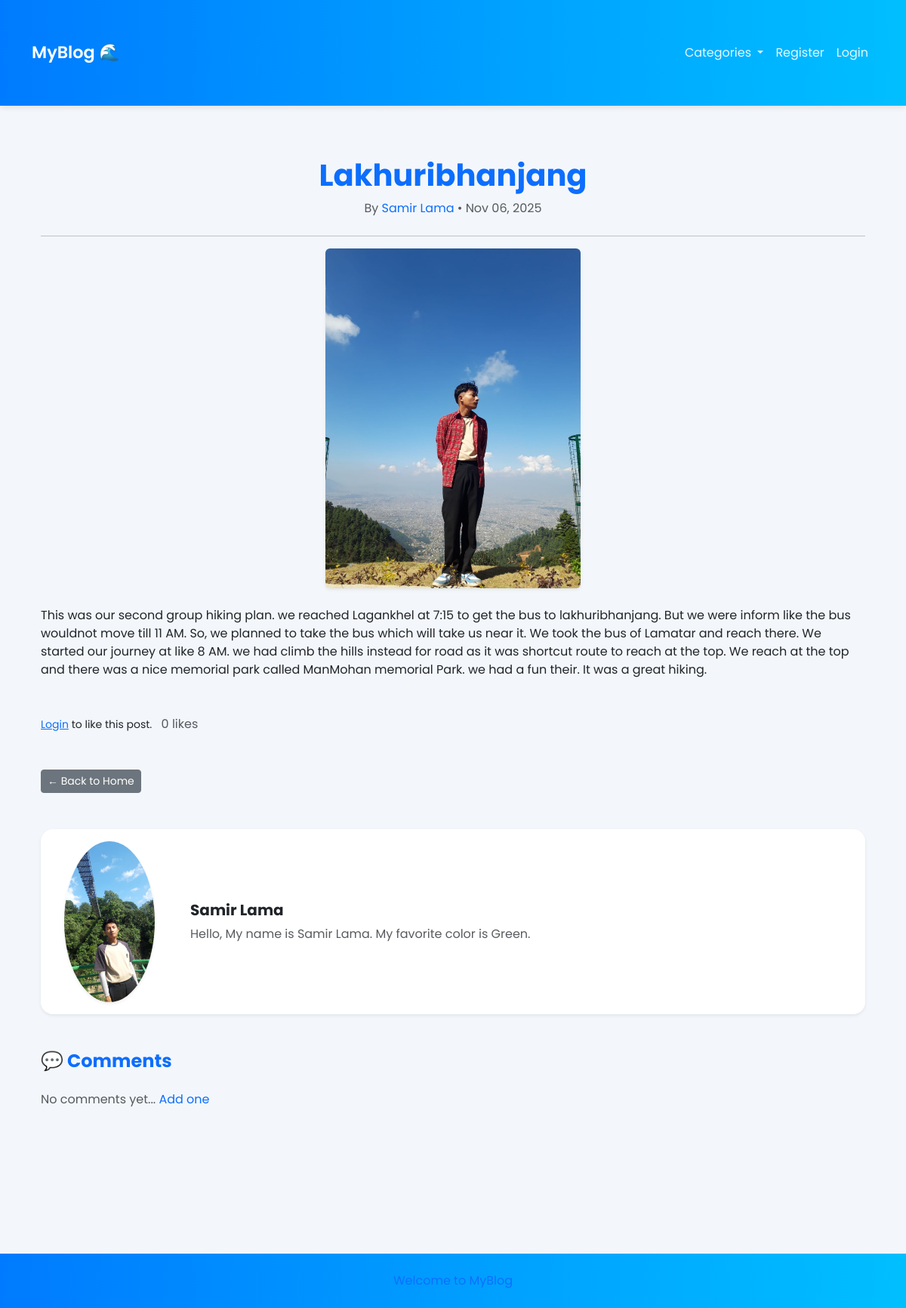
Screenshot of /article/17 with the database file from the repository.
### theblog/models.py (models this page shows, shortened)
class Post(models.Model):
  title = models.CharField(max_length=255)
  title_tag = models.CharField(max_length=255)
  author = models.ForeignKey(User, on_delete=models.CASCADE)
  body = RichTextField(blank = True, null= True)
  post_date = models.DateField(auto_now_add=True)
  category = models.CharField(max_length=255)
  snippet = models.CharField(max_length=255)
  likes = models.ManyToManyField(User, related_name='blog_post')
  header_image = models.ImageField(null=True, blank=True,upload_to="images/")
  def total_likes(self):
     return self.likes.count()

class Profile(models.Model):
   user = models.OneToOneField(User,null=True, on_delete=models.CASCADE)
   bio = models.TextField()
   profile_pic = models.ImageField(null=True, blank=True, upload_to="images/profile/")
   instagram_url = models.CharField(max_length=255, null= True, blank= True)
   facebook_url = models.CharField(max_length=255, null= True, blank= True)
   twitter_url = models.CharField(max_length=255, null= True, blank= True)
   website_url = models.CharField(max_length=255, null= True, blank= True)
   pinterest_url = models.CharField(max_length=255, null= True, blank= True)

### theblog/views.py (the view)
# urls.py: path('article/<int:pk>',ArticleDetailView.as_view(), name="article"),
class ArticleDetailView(DetailView):
  model = Post
  template_name = 'article_detail.html'
  def get_context_data(self, *args, **kwargs):
    cat_menu = Category.objects.all()
    context = super(ArticleDetailView, self).get_context_data(*args,**kwargs)
    stuff = get_object_or_404(Post, id=self.kwargs['pk'])
    total_likes = stuff.total_likes()
    liked = False
    if stuff.likes.filter(id=self.request.user.id).exists():
      liked = True
    context["cat_menu"] = cat_menu
    context['total_likes']= total_likes
    context ['liked'] = liked
    return context

### theblog/models.py (called while the page is built)
  def __str__(self):
    return self.name

### theblog/templates/article_detail.html (shortened to what this page needs)
{% extends "base.html" %}
{% load static %}
{% block content %}
<div class="container mt-5 mb-5">
  <div class="text-center mb-4">
    <h1 class="fw-bold text-primary">{{ post.title }}</h1>
    <p class="text-muted">
      By
      {% if post.author.profile %}
        <a href="{% url 'show_profile_page' post.author.profile.id %}" class="text-decoration-none text-primary">
          {{ post.author.first_name }} {{ post.author.last_name }}
        </a>
      {% else %}
        {{ post.author.first_name }} {{ post.author.last_name }}
      {% endif %}
      • {{ post.post_date|date:"M d, Y" }}
    </p>
  </div>
  <hr>
  {% if post.header_image %}
  <div class="text-center mb-4">
    <img src="{{ post.header_image.url }}" alt="Header image" class="img-fluid rounded shadow-sm" style="max-height: 450px; object-fit: cover;">
  </div>
  {% endif %}
  <div class="mb-5">
    <p class="lead" style="line-height: 1.8;">{{ post.body|safe }}</p>
  </div>
  <div class="mb-5">
    <form action="{% url 'like_post' post.pk %}" method="POST" class="d-inline">
      {% if user.is_authenticated %}
        {% if liked %}
          <button type="submit" class="btn btn-danger btn-sm px-3">❤️ Unlike</button>
        {% else %}
          <button type="submit" class="btn btn-primary btn-sm px-3">👍 Like</button>
        {% endif %}
      {% else %}
        <small><a href="{% url 'login' %}">Login</a> to like this post.</small>
      {% endif %}
    </form>
    <span class="ms-2 text-muted">{{ total_likes }} likes</span>
  </div>
  <a href="{% url 'home' %}" class="btn btn-secondary btn-sm mb-5">← Back to Home</a>
  {% if post.author.profile %}
  <div class="card mb-5 shadow-sm border-0">
    <div class="row g-0 align-items-center">
      <div class="col-md-2 text-center p-3">
        {% if post.author.profile.profile_pic %}
          <img src="{{ post.author.profile.profile_pic.url }}" class="img-fluid rounded-circle shadow-sm" alt="Profile Picture" style="max-width: 120px;">
        {% else %}
          <img src="{% static 'theblog/images/default pic.jpg' %}" class="img-fluid rounded-circle shadow-sm" alt="Default Profile Picture" style="max-width: 120px;">
        {% endif %}
      </div>
      <div class="col-md-10">
        <div class="card-body">
          <h5 class="card-title mb-2">
            <a href="{% url 'show_profile_page' post.author.profile.id %}" class="text-decoration-none text-dark fw-bold">
              {{ post.author.first_name }} {{ post.author.last_name }}
            </a>
          </h5>
          <p class="card-text text-muted">{{ post.author.profile.bio }}</p>
        </div>
      </div>
    </div>
  </div>
  {% endif %}
  <div class="mt-5">
    <h4 class="fw-bold mb-4 text-primary">💬 Comments</h4>
    {% if not post.comments.all %}
      <p class="text-muted">No comments yet... <a href="{% url 'add_comments' post.pk %}" class="text-decoration-none">Add one</a></p>
    {% endif %}
  </div>
</div>
{% endblock %}

### theblog/templates/base.html (style rules this page uses)
body { font-family: 'Poppins', sans-serif; background-color: #f3f7fb; color: #212529; }
.container { padding-top: 2.5rem; padding-bottom: 2.5rem; }
.card { border: none; box-shadow: 0 3px 10px rgba(0,0,0,0.05); border-radius: 1rem; }

### rows the page displays
Post: title "Lakhuribhanjang", author.first_name "Samir", author.last_name "Lama", post_date "Nov 06, 2025", header_image (picture), body "This was our second group hiking plan. we reached Lagankhel at 7:15 to get the bus to lakhuribhanjang. But we were inform like the bus wouldnot move till 11 AM. So, we planned to take the bus which will take us near it. We took the bus of Lamatar and reach there. We started our journey at like 8 AM. we had climb the hills instead for road as it was shortcut route to reach at the top. We reach at the top and there was a nice memorial park called ManMohan memorial Park. we had a fun their. It was a great hiking.", author.profile.profile_pic (picture), author.profile.bio "Hello, My name is Samir Lama. My favorite color is Green."

### other values shown
{{ total_likes }} "0"
